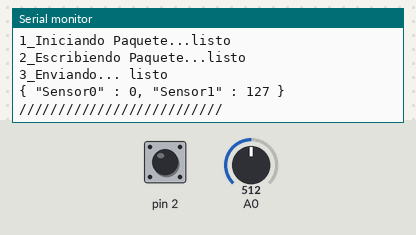
Recording of a sketch running on a simulated Arduino Uno, built with avr-gcc and run on an emulated ATmega328P. On the bench: the last lines printed to the serial monitor. Inputs (shaded band) come from the test bench; at power-on: A0 = 512, pin 2 HIGH. WiFi joins after 1.5 s; servers stay silent unless stated.

Above: at 2.7 s.
2.8 s: A0 set to 716
At 4.1 s:
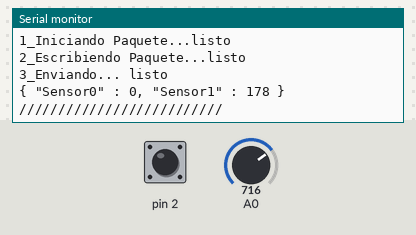
5.6 s: pin 2 pulled LOW for 2.45 s
14.2 s: A0 set to 900
At 16.8 s:
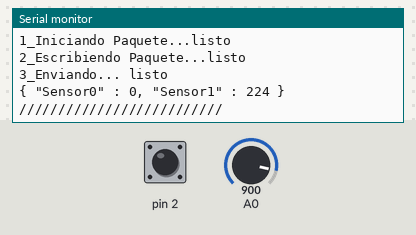
17.0 s: pin 2 pulled LOW for 2.45 s
Timing chart, 0 to 20.0 s (numbered marks = the images above; inputs shaded):
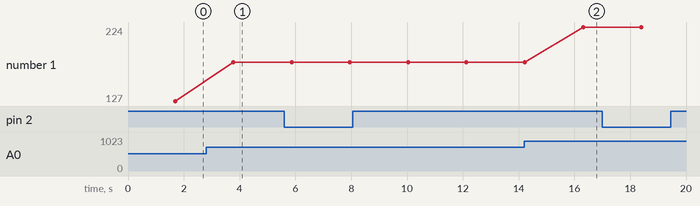

Measured:
- after the input at 2.8 s, the serial monitor: prints a new line after 0.98 s (image 1)
- after the input at 14.2 s, the serial monitor: prints a new line after 2.1 s (image 2)
- plotted number 1: 127 → 178 after the input at 2.8 s, 178 → 224 after the input at 14.2 s

The sketch:

clienteArduinoDinamic.ino
```cpp
#include <SPI.h>

#include <Ethernet2.h>

int sensor0Value = 0;
int sensor0outputValue = 0;
//MAC Address que usara el arduino (asegurarse de que sea unica)
byte mac[] = { 0xDE, 0xAD, 0xBE, 0xEF, 0xFE, 0xED };
// puerto al cual se envia el paquete
const int targetPort = 8888;
// Hostname de destino (opcional) x ej DellXPS12
const char* targetHostname = "hostname";
//Ip de Destino
IPAddress targetIP(192, 168, 2, 255);
// An EthernetUDP instance to let us send and receive packets over UDP
EthernetUDP Udp;

void setup() {
  Serial.begin(9600);
  pinMode(2, INPUT_PULLUP);
  Serial.println("\n/////////Iniciando/////////\n");
  Serial.print("Conectando con DHCP...");
  boolean bDHCP=Ethernet.begin(mac);
  Serial.println(boolToString2(bDHCP)+"\n");
  //Necesario inicializar el puerto antes de poder transmitir
  Serial.print("Preparando Puerto UDP...");
  boolean bInit=Udp.begin(targetPort);
  Serial.println(boolToString2(bInit)+"\n");
  printIPAddress();
  Serial.println("\n/////////Iniciado/////////\n");
}


void loop() {

    //Mide los sensores
    int stage = 0;
    sensor0Value = (analogRead(A0));
    sensor0outputValue = map(sensor0Value, 0, 1023, 0, 255);
    int sensorVal = digitalRead(2);

    //Comienza a armar el paquete
    Serial.print("1_Iniciando Paquete...");
    //Hostname o IP del servidor, reemplazar por targetIP para usar ip
    boolean bBegin = Udp.beginPacket(targetIP, targetPort);
    Serial.println(boolToString2(bBegin)+"\n");
    if(bBegin==false){
      return;}
    //Armando Mensaje
    String sensorString = boolToString(sensorVal);
    String message="{ \"Sensor0\" : "+ sensorString+", \"Sensor1\" : "+
    intTo3Char(sensor0outputValue)+" }";
    //Enviando Paquete
    Serial.print("2_Escribiendo Paquete...");
    boolean bWrite =Udp.write(message.c_str());

    Serial.println(boolToString2(bWrite)+"\n");
    if(bWrite==false){
      return;}
    Serial.print("3_Enviando... ");
    boolean bEnd = Udp.endPacket();
    Serial.println(boolToString2(bEnd)+"\n");
    if(bEnd==false){
      return;}
    Serial.println(message+"\n");
    Serial.println("//////////////////////////\n");

    delay (2000);

}

String intTo3Char(int n){
  if(n>99){
    return String(n);}
  if(n>9){
    return "0"+String(n);}
  if(n<10&&n>=0){
    return "00"+String(n);}
  else{
    return String(n);
  }
  Serial.println();
  Serial.println(n);
  }


String boolToString2(boolean b){
  if(b==true)
  {
    return "listo";
    }
   else{
    return "error";}

  }

String boolToString(boolean b){
  if(b==true)
  {
    return "0";
    }
   else{
    return "1";}

  }

void printIPAddress()
{
  Serial.print("IP address: ");
  for (byte thisByte = 0; thisByte < 4; thisByte++) {
    // print the value of each byte of the IP address:
    Serial.print(Ethernet.localIP()[thisByte], DEC);
    if(thisByte<3){
      Serial.print(".");
    }
  }

  Serial.println();
}
```
